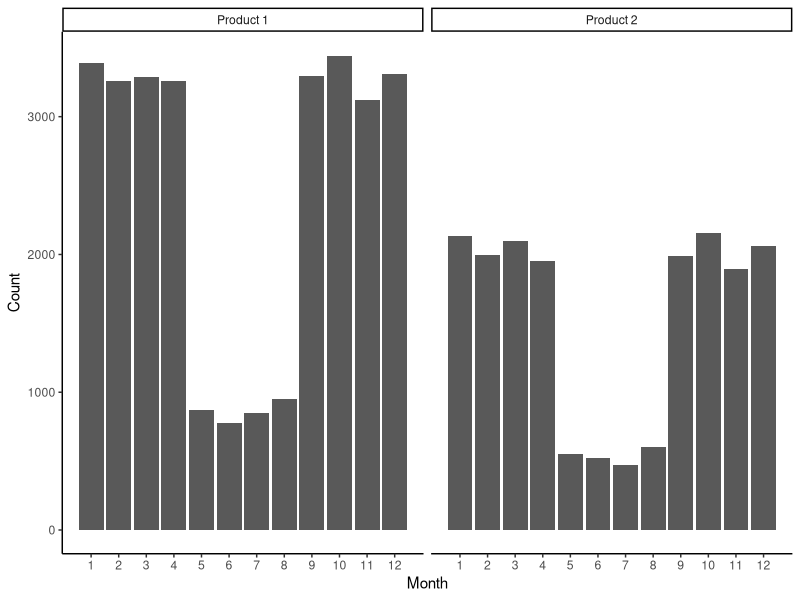
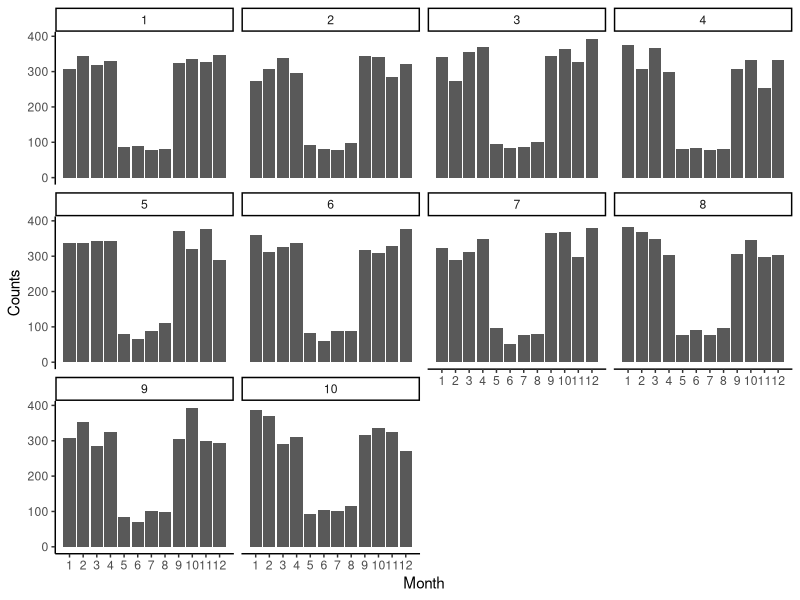
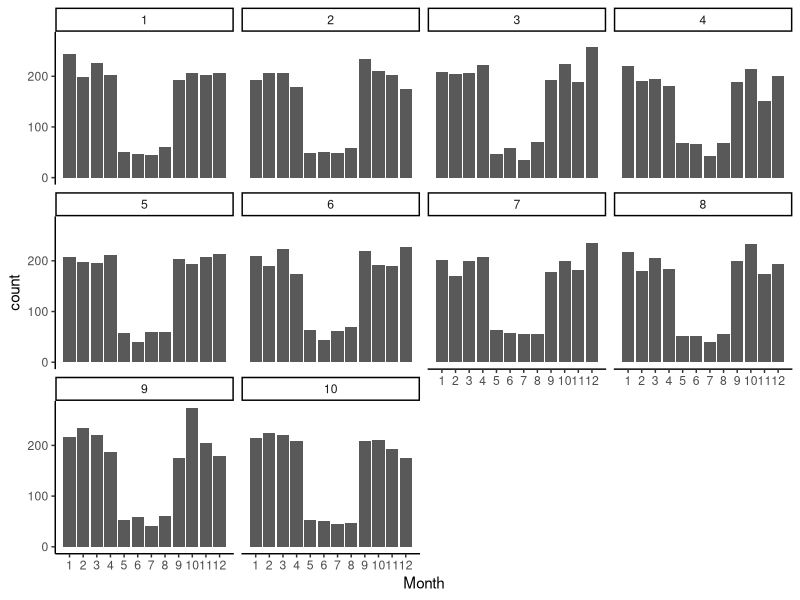
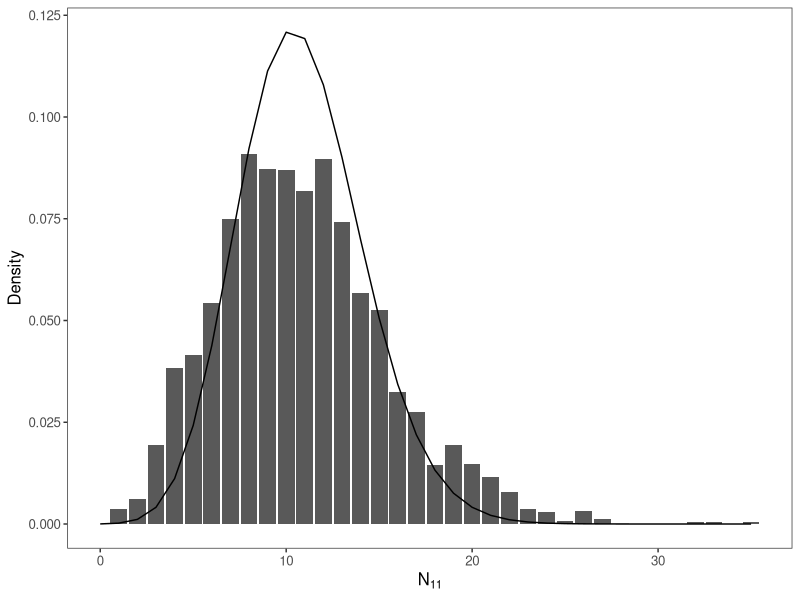
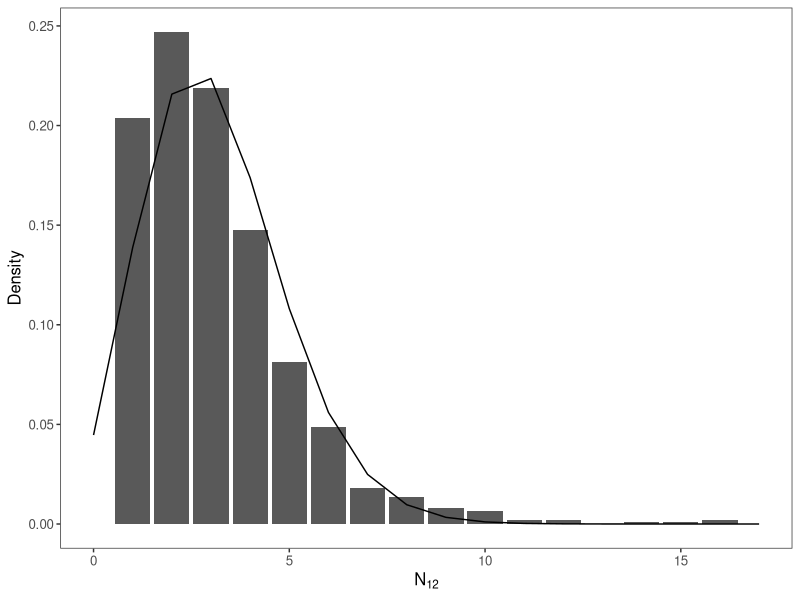
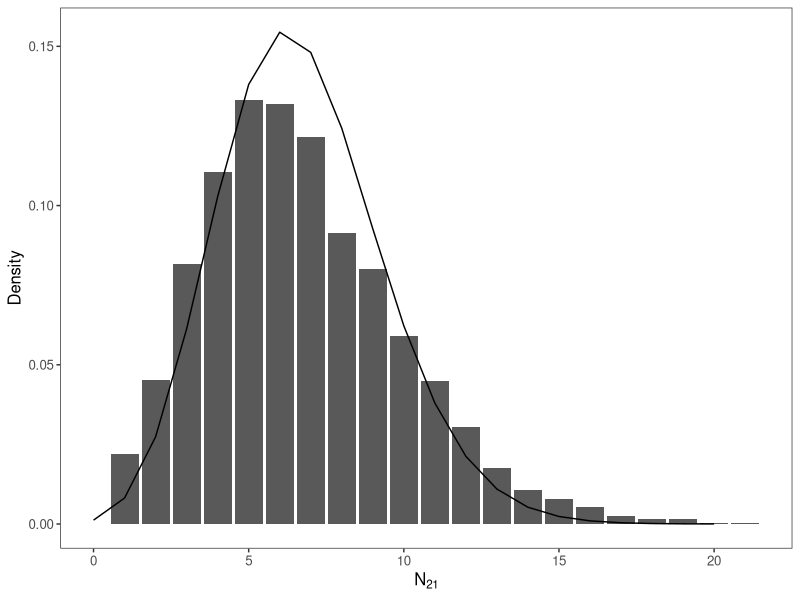
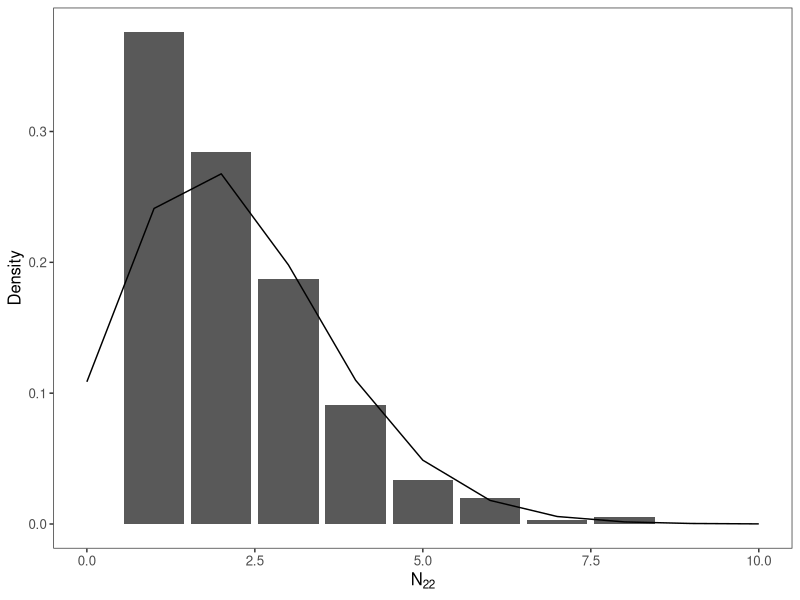
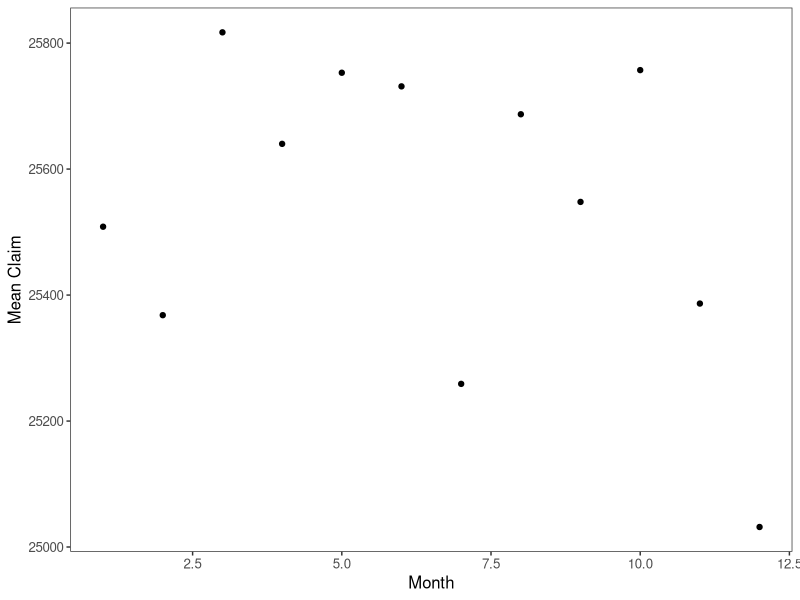

Here is the R script that generated these plots, in order:
## ---- chunk 1

suppressPackageStartupMessages(library(tidyverse))
suppressPackageStartupMessages(library(knitr))

#standard theme
#theme_set(theme_gray())

### Use this to make it look like base R
theme_set(theme_bw())
theme_update(text = element_text(size=12),
panel.grid.major = element_blank(),
panel.grid.minor = element_blank(),
strip.background = element_blank()
)

data <- read.delim2("Projekt1_Grupp9.txt", sep = ";")

type1Data <- data %>% filter(ClaimType == 1)

type2Data <- data %>% filter(ClaimType == 2)

## ---- chunk 2

data <- data %>% 
  mutate(Year = floor((.$ClaimDay-1)/(365)) + 1) %>% 
  mutate(ClaimDay = (ClaimDay-1) %% 365 + 1) %>% 
  mutate(Month = floor((.$ClaimDay-1)/(365/12)) + 1) 

#We can see seasonal effects
data %>% 
  ggplot(aes(Month)) +
  geom_bar() +
  scale_x_continuous(breaks=c(1:12)) +
  theme_classic() +
  facet_wrap(~ ClaimType, 
             labeller = labeller(ClaimType = c("1" = "Product 1", "2" = "Product 2"))) +
  ylab("Count")
## ---- chunk 3

#No effect over year for each claim type
data %>% 
  filter(ClaimType == 1) %>% 
  ggplot(aes(Month)) +
  geom_bar() +
  scale_x_continuous(breaks=c(1:12)) +
  theme_classic() +
  facet_wrap(~ Year, 
             labeller = labeller(ClaimType = c("1" = "Product 1", "2" = "Product 2"))) +
  ylab("Counts")

data %>% 
  filter(ClaimType == 2) %>% 
  ggplot(aes(Month)) +
  geom_bar() +
  scale_x_continuous(breaks=c(1:12)) +
  theme_classic() +
  facet_wrap(~ Year, 
             labeller = labeller(ClaimType = c("1" = "Type 1", "2" = "Type 2")))
  ylab("Counts")

## ---- chunk 4

#Add season, 2=summer, 1=else
data <- data %>% mutate(Season = ifelse(Month %in% 5:8, 2, 1))
   
aggregatedData <- data %>% group_by(ClaimType, ClaimDay, Month, Year, Season) %>% 
  summarise(NumberOfClaims=n(), AggregatedCost = sum(ClaimCost))

#Distribution of NumberOfClaims and fitted poisson as points
estimatedLambda <- (aggregatedData %>% 
  group_by(ClaimType, Season) %>% 
  summarize(lambda = mean(NumberOfClaims)))$lambda

aggregatedData %>% 
  filter(ClaimType == 1) %>% 
  filter(Season == 1) %>% 
  ggplot() +
  geom_bar(aes(x=NumberOfClaims, y = (..count..)/sum(..count..))) +
  geom_line(data = data.frame(x=c(0:35)), aes(x=x, y=dpois(x, estimatedLambda[1]))) +
  xlab(expression(N[11])) +
  ylab("Density")

aggregatedData %>% 
  filter(ClaimType == 1) %>% 
  filter(Season == 2) %>% 
  ggplot() +
  geom_bar(aes(x=NumberOfClaims, y = (..count..)/sum(..count..))) +
  geom_line(data = data.frame(x=c(0:17)), aes(x=x, y=dpois(x, estimatedLambda[2]))) +
  xlab(expression(N[12])) +
  ylab("Density")

aggregatedData %>% 
  filter(ClaimType == 2) %>% 
  filter(Season == 1) %>% 
  ggplot() +
  geom_bar(aes(x=NumberOfClaims, y = (..count..)/sum(..count..))) +
  geom_line(data = data.frame(x=c(0:20)), aes(x=x, y=dpois(x, estimatedLambda[3]))) +
  xlab(expression(N[21])) +
  ylab("Density")

aggregatedData %>% 
  filter(ClaimType == 2) %>% 
  filter(Season == 2) %>% 
  ggplot() +
  geom_bar(aes(x=NumberOfClaims, y = (..count..)/sum(..count..))) +
  geom_line(data = data.frame(x=c(0:10)), aes(x=x, y=dpois(x, estimatedLambda[4]))) +
  xlab(expression(N[22])) +
  ylab("Density")
## ---- chunk 5

data %>% 
  group_by(ClaimType, Month)  %>% 
  summarize(MeanClaim = mean(ClaimCost)) %>% 
  filter(ClaimType == 1) %>% 
  ggplot(aes(x = Month, y = MeanClaim)) +
    geom_point() +
    ylab("Mean Claim")

data %>% 
  group_by(ClaimType, Month)  %>% 
  summarize(MeanClaim = mean(ClaimCost)) %>% 
  filter(ClaimType == 2) %>% 
  ggplot(aes(x = Month, y = MeanClaim)) +
    geom_point() +
    ylab("Mean Claim")

## ---- chunk 6
#MeanClaim per day over time, ClaimType 1
data %>% 
  group_by(ClaimType, Year, ClaimDay)  %>% 
  summarize(MeanClaim = mean(ClaimCost)) %>% 
  filter(ClaimType == 1) %>% 
  ggplot(aes(x = ClaimDay, y = MeanClaim)) +
    geom_point() +
    ylab("Mean Claim") +
    ggtitle("Branch 1")
    

#MeanClaim per day over time, ClaimType 2
data %>% 
  group_by(ClaimType, Year, ClaimDay)  %>% 
  summarize(MeanClaim = mean(ClaimCost)) %>% 
  filter(ClaimType == 2) %>% 
  ggplot(aes(x = ClaimDay, y = MeanClaim)) +
    geom_point()  +
    ylab("Mean Claim")+
    ggtitle("Branch 2")

#MeanClaim per season for each ClaimTpe
# data %>% 
#   group_by(ClaimType, Season)  %>% 
#   summarize(MeanClaim = mean(ClaimCost)) %>% 
#   ggplot(aes(x = Season, y = MeanClaim, fill=ClaimType %>% as.factor())) +
#     scale_fill_discrete(name = "Claimtype") +
#     geom_col()
## ---- chunk 7

data %>% 
  group_by(Year, Month, ClaimType, Season) %>% 
  summarize(Counts = n(), Average = mean(ClaimCost)) %>% 
  ggplot(aes(x = Counts, y = Average)) +
    geom_point() +
    facet_wrap(~ClaimType+Season , scales = "free",
               labeller = label_wrap_gen(multi_line=FALSE)) +
    ggtitle("Insurance Product, Season")


## ---- chunk 8

t1Counts <- type1Data %>% 
  group_by(ClaimDay) %>% 
  summarize(Counts = n())

t2Counts <- type2Data %>% 
  group_by(ClaimDay) %>% 
  summarize(Counts = n())

aggClaims <- inner_join(t1Counts, t2Counts, by = "ClaimDay") %>% 
  mutate(Year = floor((.$ClaimDay-1)/(365)) + 1) %>% 
  mutate(ClaimDay = (ClaimDay-1) %% 365 + 1) %>% 
  mutate(Month = floor((.$ClaimDay-1)/(365/12)) + 1) %>% 
  mutate(Season = ifelse(Month %in% 5:8, 2, 1))
  

ggplot(aggClaims, aes(x= Counts.x, y = Counts.y)) +
  geom_point() +
  facet_wrap(~Season, scales = "free")


#There does seem to be daily correlation in the number of claims which we obviously have to deal with in one way or another

## ---- chunk 9

#Independent bootstrap samler

sampleD <- data %>% 
  group_by(Year, Month, Season) %>% 
  summarize(n1 = sum(ClaimType == 1), n2 = sum(ClaimType == 2)) 

s1 <- sampleD %>%
  data.frame() %>% 
  filter(Season == 1) %>% 
  sample_n(size = 8,replace = TRUE)

s2 <- sampleD %>%
  data.frame() %>% 
  filter(Season == 2) %>% 
  sample_n(size = 4,replace = TRUE)

claims <- rbind(s1[1:4,],s2, s1[5:8,]) %>% 
  select(n1, n2) 

costs <- data.frame(matrix(ncol = 2, nrow = 0)) 

#Ful loop IK men är trött och orkar ej googla

for(i in 1:nrow(claims)){
  
  TC1 = sum(sample(data[data$ClaimType == 1,]$ClaimCost, claims$n1[i], replace = TRUE))
  TC2 = sum(sample(data[data$ClaimType == 2,]$ClaimCost, claims$n2[i], replace = TRUE))
  
  costs <- rbind(costs, c(TC1, TC2)) %>% 
    setNames(c("c1", "c2"))
  
}

bsSample <- cbind(claims, costs) 

## ---- chunk 10

kable(claims)
